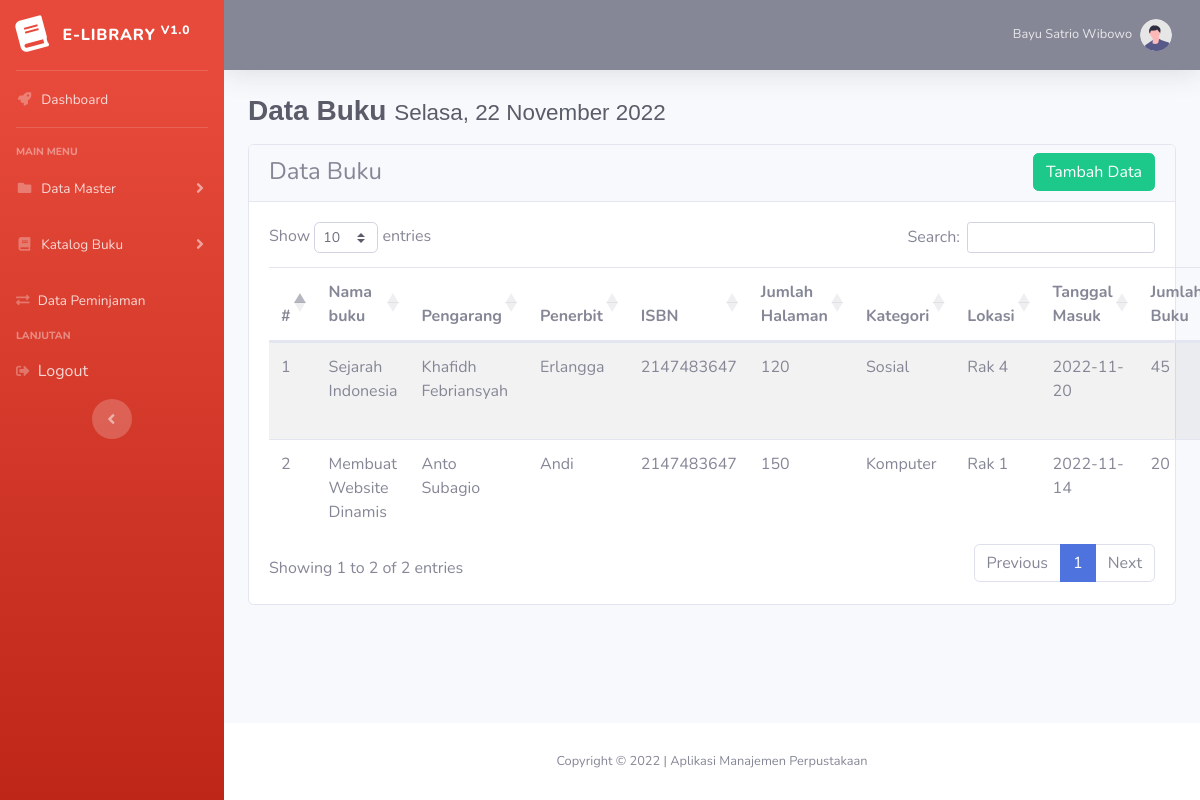
/index.php?page=buku (signed in), run on the app's committed database.
### tables this page shows
CREATE TABLE `tb_buku` (
  `id_buku` int(11) NOT NULL,
  `nama_buku` varchar(255) NOT NULL,
  `pengarang` varchar(100) NOT NULL,
  `penerbit` varchar(100) NOT NULL,
  `isbn` int(50) NOT NULL,
  `jumlah_halaman` int(11) NOT NULL,
  `kategori` varchar(150) NOT NULL,
  `lokasi` varchar(200) NOT NULL,
  `tanggal_masuk` date NOT NULL,
  `jumlah_buku` int(11) NOT NULL,
  `waktu_update` timestamp NOT NULL DEFAULT current_timestamp() ON UPDATE current_timestamp()
);

### mod_buku/buku.php (the view, shortened to what this page needs)
<section>
        <h1 class="h3 mb-3 text-gray-800" style="font-family: 'Quicksand', sans-serif; font-weight: bold;">
            Data Buku
            <small>
            </small>
        </h1>
    </section>
<div class="card mt-3">
    <div class="card-header">
        <h4>Data Buku</h4>
        <div class="form-group m-b-2 text-right" style="margin-top: -40px; margin-bottom: -2px;">
            <button type="button" class="btn btn-success" data-toggle="modal" data-target="#exampleModal">
            Tambah Data
            </button>
        </div>
    </div>
    <div class="card-body">
    <table class="table table-striped data">
        <thead>
            <tr>
            <th scope="col">#</th>
            <th scope="col">Nama buku</th>
            <th scope="col">Pengarang</th>
            <th scope="col">Penerbit</th>
            <th scope="col">ISBN</th>
            <th scope="col">Jumlah Halaman</th>
            <th scope="col">Kategori</th>
            <th scope="col">Lokasi</th>
            <th scope="col">Tanggal Masuk</th>
            <th scope="col">Jumlah Buku</th>
            </tr>
        </thead>
        <tbody>
            <?php
                $no=1;
                $query = mysqli_query($koneksi, "SELECT * From tb_buku");
                while ($data = mysqli_fetch_array($query)) {
            ?>
            <tr>
                <td><?= $no; ?></td>
                <td><?= $data['nama_buku'] ?></td>
                <td><?= $data['pengarang'] ?></td>
                <td><?= $data['penerbit'] ?></td>
                <td><?= $data['isbn'] ?></td>
                <td><?= $data['jumlah_halaman'] ?></td>
                <td><?= $data['kategori'] ?></td>
                <td><?= $data['lokasi'] ?></td>
                <td><?= $data['tanggal_masuk'] ?></td>
                <td><?= $data['jumlah_buku'] ?></td>
            </tr>
            <?php
                $no++;
                }
            ?>
        </tbody>
        </table>
    </div>
</div>

### index.php (shortened to what this page needs)
<!DOCTYPE html>
<html lang="en">
<head>
    <link href="vendor/fontawesome-free/css/all.min.css" rel="stylesheet" type="text/css">
    <link href="css/sb-admin-2.min.css" rel="stylesheet">
    <link href="vendor/DataTables/datatables.min.css" rel="stylesheet">
    <link rel="stylesheet" href="css/custom.css">
</head>
<body id="page-top">
    <div id="wrapper">
        <ul class="navbar-nav bg-gradient-danger sidebar sidebar-dark accordion" id="accordionSidebar">
            <a class="sidebar-brand d-flex align-items-center justify-content-center" href=".">
                <div class="sidebar-brand-icon rotate-n-15">
                    <i class="fas fa-book"></i>
                </div>
                <div class="sidebar-brand-text mx-3">E-Library <sup>v1.0</sup></div>
            </a>
            <hr class="sidebar-divider my-0">
            <li class="nav-item">
                <a class="nav-link" href=".">
                    <i class="fas fa-fw fa-rocket"></i>
                    <span>Dashboard</span></a>
            </li>
            <hr class="sidebar-divider">
            <div class="sidebar-heading">
                Main Menu
            </div>
            <li class="nav-item">
                <a class="nav-link collapsed" href="#" data-toggle="collapse" data-target="#collapseTwo"
                    aria-expanded="true" aria-controls="collapseTwo">
                    <i class="fas fa-fw fa-folder"></i>
                    <span>Data Master</span>
                </a>
            </li>
            <li class="nav-item">
                <a
                    class="nav-link collapsed"
                    href="#"
                    data-toggle="collapse"
                    data-target="#collapseUtilities"
                    aria-expanded="true"
                    aria-controls="collapseUtilities"
                >
                    <i class="fas fa-fw fa-book"></i>
                    <span>Katalog Buku</span>
                </a>
            </li>
            <li class="nav-item">
                <a class="nav-link" href="?page=transaksi">
                    <i class="fas fa-exchange-alt"></i>
                    <span>Data Peminjaman</span></a>
            </li>
            <div class="sidebar-heading">
                Lanjutan
            </div>
            <li class="nav-item">
            <div>
                <a class="nav-link" href="logout.php" data-toggle="modal" data-target="#logoutModal">
                    <i class="fas fa-sign-out-alt"></i>
                    Logout
                </a>
            </div>
            </li>
            <div class="text-center d-none d-md-inline">
                <button class="rounded-circle border-0" id="sidebarToggle"></button>
            </div>
        </ul>
        <div id="content-wrapper" class="d-flex flex-column">
            <div id="content">
                <nav class="navbar navbar-expand navbar-dark bg-secondary topbar mb-4 static-top shadow">
                    <ul class="navbar-nav ml-auto">
                        <li class="nav-item dropdown no-arrow">
                            <a class="nav-link dropdown-toggle" href="#" id="userDropdown" role="button"
                                data-toggle="dropdown" aria-haspopup="true" aria-expanded="false">
                                <span class="mr-2 d-none d-lg-inline text-white-600 small"><?= $_SESSION['nama'] ?></span>
                                <img class="img-profile rounded-circle"
                                    src="img/undraw_profile.svg">
                            </a>
                        </li>
                    </ul>
                </nav>
                <div class="container-fluid">
                    <?php include 'content.php' ?>
                </div>
            </div>
            <footer class="sticky-footer bg-white">
                <div class="container my-auto">
                    <div class="copyright text-center my-auto">
                        <span>Copyright &copy; 2022 | Aplikasi Manajemen Perpustakaan</span>
                    </div>
                </div>
            </footer>
        </div>
    </div>
</body>
</html>

### content.php
<?php
    (isset($_GET['page'])) ? $page = $_GET['page'] : $page = '';
    if ($page == '') {
        include "home.php";
    } elseif ($page == 'user') {
        include "mod_user/user.php";
    } elseif ($page == 'anggota') {
        include "mod_anggota/anggota.php";
    } elseif ($page == 'kategori') {
        include "mod_kategori/kategori.php";
    } elseif ($page == 'lokasi') {
        include "mod_lokasi/lokasi.php";
    } elseif ($page == 'buku') {
        include "mod_buku/buku.php";
    } elseif ($page == 'transaksi') {
        include "mod_transaksi/transaksi.php";
    }
?>

### data on the page
tb_buku: nama_buku "Sejarah Indonesia", pengarang "Khafidh Febriansyah", penerbit "Erlangga", isbn "2147483647", jumlah_halaman "120", kategori "Sosial", lokasi "Rak 4", tanggal_masuk "2022-11-20", jumlah_buku "45"
tb_buku: nama_buku "Membuat Website Dinamis", pengarang "Anto Subagio", penerbit "Andi", isbn "2147483647", jumlah_halaman "150", kategori "Komputer", lokasi "Rak 1", tanggal_masuk "2022-11-14", jumlah_buku "20"

### other printed values
$_SESSION['nama'] "Bayu Satrio Wibowo"
